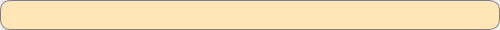
<?xml version="1.0" encoding="UTF-8"?>
<ui version="4.0">
 <class>PromptDialog</class>
 <widget class="QDialog" name="PromptDialog">
  <property name="geometry">
   <rect>
    <x>0</x>
    <y>0</y>
    <width>500</width>
    <height>30</height>
   </rect>
  </property>
  <widget class="QLabel" name="promptLabel">
   <property name="geometry">
    <rect>
     <x>0</x>
     <y>0</y>
     <width>500</width>
     <height>30</height>
    </rect>
   </property>
   <property name="font">
    <font>
     <pointsize>12</pointsize>
    </font>
   </property>
   <property name="styleSheet">
    <string notr="true">color: rgb(0, 0, 255);
background-color: rgb(255, 230, 180);
border: 1px solid gray;
border-radius: 10px;
</string>
   </property>
   <property name="alignment">
    <set>Qt::AlignCenter</set>
   </property>
  </widget>
 </widget>
 <resources/>
 <connections/>
</ui>
